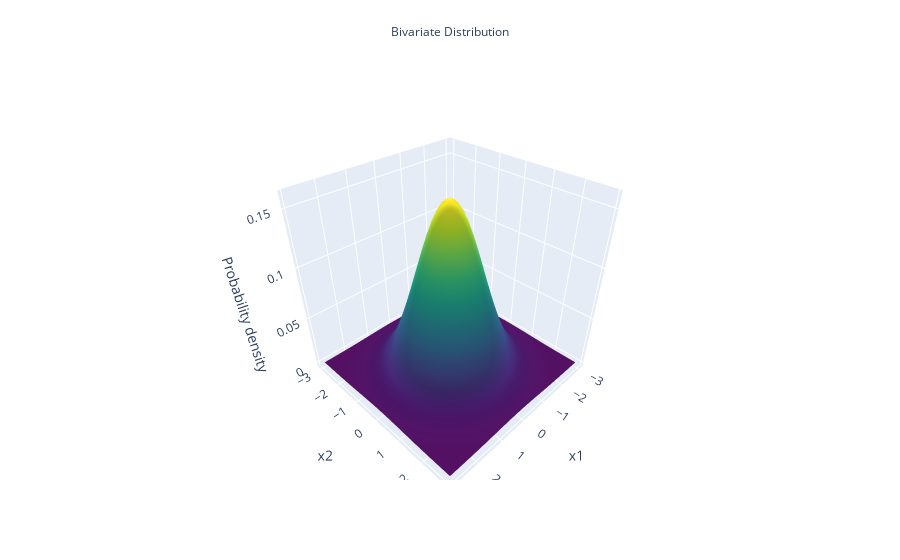

Notebook cell for this chart:
### Code cell
def get_multivariate_normal(
    mu, cov, sample=True, sample_size=None, seed=None, gen_pdf=False, pos=None
):
    """Builds a multivariate Gaussian Distribution.

    Given the mean vector and the covariance matrix,
    this function builds a multivariate Gaussian
    distribution. You can sample from this distribution,
    and generate probability density for given positions.

    Args:
        mu: Mean vector representing the mean values for
            the random variables
        cov: Covariance Matrix
        sample (bool): If sampling is required
        sample_size: Only applicable if sampling is required.
            Number of samples to extract from the distribution
        seed: Random seed to be passed for distribution, and sampling
        gen_pdf(bool): Whether to generate probability density
        pos: Applicable only if density is generated. Values for which
            density is generated
    Returns:
        1. A Multivariate distribution
        2. Sampled data if `sample` is set to True else `None`
        3. Probability Density if `gen_pdf` is set to True else `None`
    """

    # 1. Multivariate distribution from given mu and cov
    dist = multivariate_normal(mean=mu, cov=cov, seed=seed)

    # 2. If sampling is required
    if sample:
        samples = dist.rvs(size=sample_size, random_state=seed)
    else:
        samples = None

    # 3. If density is required
    if gen_pdf:
        if pos is None:
            raise ValueError("`pos` is required for generating density!")
        else:
            pdf = dist.pdf(pos)
    else:
        pdf = None

    return dist, samples, pdf


# Mean of the random variables X1 and X2
mu_x1, mu_x2 = 0, 0

# Standard deviation for the random variables X1 and X2
sigma_x1, sigma_x2 = 1, 1

# Positions for which probability density is
# to be generated
x1, x2 = np.mgrid[
    (-3.0 * sigma_x1 + mu_x1) : (3.0 * sigma_x1 + mu_x1) : 0.1,
    (-3.0 * sigma_x2 + mu_x2) : (3.0 * sigma_x2 + mu_x2) : 0.1,
]
pos = np.dstack((x1, x2))

# Mean vector
mu = [mu_x1, mu_x2]

# Covariance between the two random variables
cov_x1x2 = 0

# Covariance Matrix for our bivariate Gaussian distribution
cov = [[sigma_x1**2, cov_x1x2], [cov_x1x2, sigma_x2**2]]

# Build distribution generate density
sample = get_multivariate_normal(
    mu=mu, cov=cov, sample=False, seed=seed, gen_pdf=True, pos=pos
)


# Plot the bivariate normal density
fig = go.Figure(
    go.Surface(z=sample[2], x=x1, y=x2, colorscale="Viridis", showscale=False)
)
fig.update_layout(
    {
        "title": dict(
            text="Bivariate Distribution",
            y=0.95,
            x=0.5,
            xanchor="center",
            yanchor="top",
            font=dict(size=12),
        ),
        "scene": dict(
            xaxis=dict(title="x1"),
            yaxis=dict(title="x2"),
            zaxis=dict(title="Probability density"),
        ),
        "xaxis": dict(title="Values"),
        "yaxis": dict(title="Probability Density"),
    }
)
fig.write_html(os.path.join(SAVE_PLOT_DIR, "bivariate_normal_example.html"))
fig.write_image(os.path.join(SAVE_PLOT_DIR, "bivariate_normal_example.png"))
fig.show()

### Figure 1 — Plotly figure (JSON) as saved in the notebook; plotly's stock layout.template omitted (floating-point values rounded to 4 significant figures; data arrays with more than 128 entries replaced by an {"elided": "..."} marker saying what was removed)
{"data": [{"colorscale": [[0, "#440154"], [0.1111, "#482878"], [0.2222, "#3e4989"], [0.3333, "#31688e"], [0.4444, "#26828e"], [0.5556, "#1f9e89"], [0.6667, "#35b779"], [0.7778, "#6ece58"], [0.8889, "#b5de2b"], [1, "#fde725"]], "showscale": false, "type": "surface", "x": {"elided": "60x60 float values"}, "y": {"elided": "60x60 float values"}, "z": {"elided": "60x60 float values"}}], "layout": {"scene": {"xaxis": {"title": {"text": "x1"}}, "yaxis": {"title": {"text": "x2"}}, "zaxis": {"title": {"text": "Probability density"}}}, "title": {"font": {"size": 12}, "text": "Bivariate Distribution", "x": 0.5, "xanchor": "center", "y": 0.95, "yanchor": "top"}, "xaxis": {"title": {"text": "Values"}}, "yaxis": {"title": {"text": "Probability Density"}}}}
